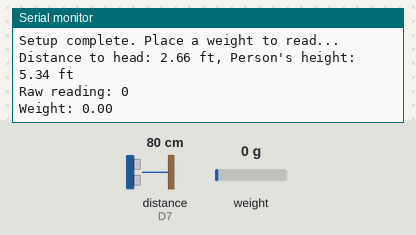
Simulated run of this sketch. Board: ESP8266 (NodeMCU). On the bench: the last lines printed to the serial monitor. Inputs (shaded band) come from the test bench; at power-on: distance to the obstacle (sensor on D7) 80 cm, weight on the scale 0 g. The echo pulse lasts 58.3 µs per cm; WiFi joins after 1.5 s; servers stay silent unless stated.

Above: at 4.0 s.
4.1 s: distance to the obstacle (sensor on D7) set to 2 cm
At 5.4 s:
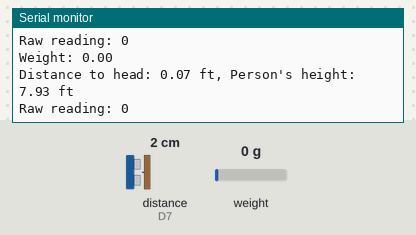
5.6 s: weight on the scale set to 100 g
At 6.7 s:
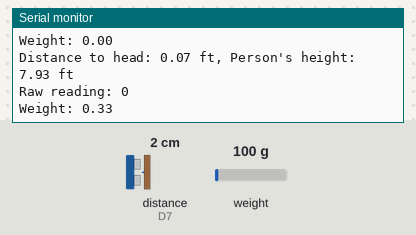
7.1 s: distance to the obstacle (sensor on D7) set to 4 cm
At 7.7 s:
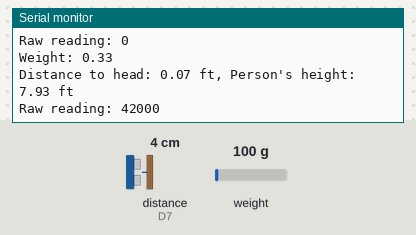
8.6 s: weight on the scale set to 1250 g
At 10.1 s:
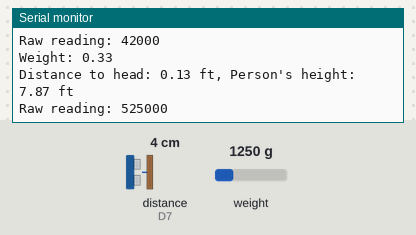
Timing chart, 0 to 11.1 s (numbered marks = the images above; inputs shaded):
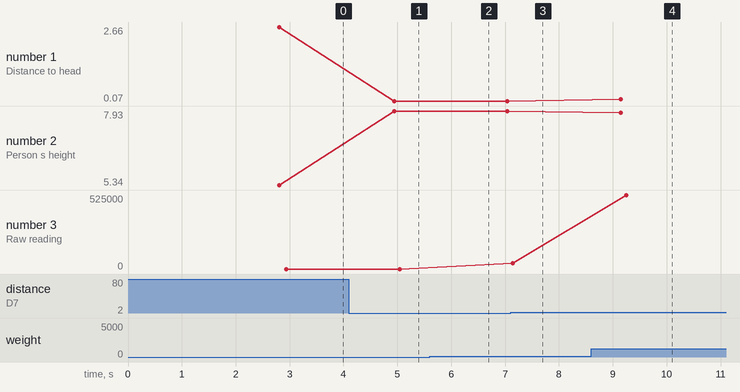

The sketch:

height_and_weight.ino
```cpp
#define BLYNK_TEMPLATE_ID "*************************"
#define BLYNK_TEMPLATE_NAME "IoT Enabled Patient Health Status System"
#define BLYNK_AUTH_TOKEN "*********************"
#include <NewPing.h>
#include <HX711.h>
#include <ESP8266WiFi.h>
#include <BlynkSimpleEsp8266.h>
#include <SoftwareSerial.h>

// Pin definitions for ESP8266
#define DT_PIN 4   // D2 (GPIO 4)
#define SCK_PIN 5  // D1 (GPIO 5)
#define TRIG_PIN D8  // Trigger pin
#define ECHO_PIN D7  // Echo pin
#define MAX_SENSOR_DISTANCE_CM 400 // Max sensor range in cm (≈13 feet)
#define BLYNK_PRINT Serial
const float SENSOR_HEIGHT_FT = 8.0; // Height of sensor above ground in feet (adjust as needed)
const float CM_TO_FEET = 0.0328084; // 1 cm = 0.0328084 feet

const char* ssid ="*********************";
const char* password ="**************";
// Constants
HX711 scale; // Create HX711 object without parameters
NewPing sonar(TRIG_PIN, ECHO_PIN, MAX_SENSOR_DISTANCE_CM);
void setup() {
  Serial.begin(9600); // Start serial communication
  Serial.println("HX711 Weight Scale");

  // Initialize HX711 with DT and SCK pins
  scale.begin(DT_PIN, SCK_PIN);
  Blynk.begin(BLYNK_AUTH_TOKEN, ssid, password);
  // Optional: Reset scale to zero
  scale.set_scale();
  scale.tare(); // Zero the scale (remove any offset)
  Serial.println("Setup complete. Place a weight to read...");
}

void loop() {
  float distanceCm = sonar.ping_cm();
  float distanceFt = distanceCm * CM_TO_FEET;

  // Handle invalid readings (0 means out of range or error)
  if (distanceCm == 0) {
    Serial.println("No valid measurement (out of range or error)");
  } else {
    // Calculate person's height
    float personHeightFt = SENSOR_HEIGHT_FT - distanceFt;

    // Ensure height is non-negative
    if (personHeightFt < 0) personHeightFt = 0;

    // Output to Serial Monitor
    Serial.print("Distance to head: ");
    Serial.print(distanceFt);
    Serial.print(" ft, Person's height: ");
    Serial.print(personHeightFt);
    Blynk.virtualWrite(V1,personHeightFt);
    Serial.println(" ft");
  }
  Blynk.run();
  // Read raw data from HX711
  long reading = scale.read();
  Serial.print("Raw reading: ");
  Serial.println(reading);

  // Optional: Convert to weight (requires calibration)
  float weight = scale.get_units(10); // Average of 2 readings
  Serial.print("Weight: ");
  float val = map(weight, -100, 645975, 0, 5000);
  float cal = val / 1000;
  Serial.println(cal, 2); // 2 decimal places
  Blynk.virtualWrite(V2, cal);

  delay(1000); // Delay for readable output
}
```

Measured:
- after the input at 4.1 s, the serial monitor: prints a new line after 0.84 s (image 1)
- after the input at 5.6 s, the serial monitor: prints a new line after 0.44 s (image 2)
- after the input at 8.6 s, the serial monitor: prints a new line after 0.64 s (image 4)
- plotted number 1: 2.66 → 0.07 after the input at 4.1 s
- plotted number 2: 5.34 → 7.93 after the input at 4.1 s
- plotted number 3: 42000 → 525000 after the input at 8.6 s
